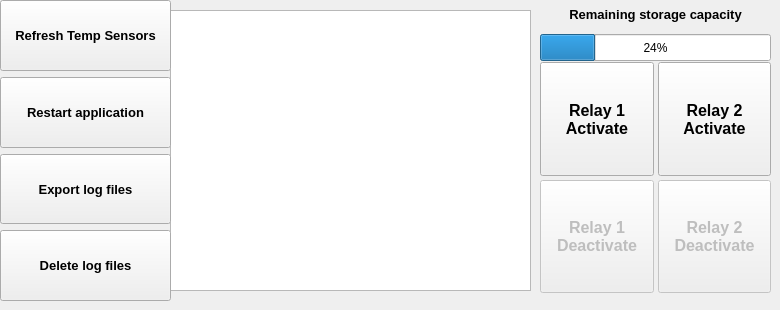
    <widget class="QWidget" name="child_configuration">
     <widget class="QWidget" name="layoutWidget">
      <property name="geometry">
       <rect>
        <x>540</x>
        <y>62</y>
        <width>231</width>
        <height>231</height>
       </rect>
      </property>
      <layout class="QGridLayout" name="layout_relayoverride">
       <property name="sizeConstraint">
        <enum>QLayout::SetDefaultConstraint</enum>
       </property>
       <property name="spacing">
        <number>4</number>
       </property>
       <item row="0" column="0">
        <widget class="QPushButton" name="cfg_btn_relay01_on">
         <property name="sizePolicy">
          <sizepolicy hsizetype="Expanding" vsizetype="Expanding">
           <horstretch>0</horstretch>
           <verstretch>0</verstretch>
          </sizepolicy>
         </property>
         <property name="font">
          <font>
           <pointsize>12</pointsize>
           <weight>75</weight>
           <bold>true</bold>
          </font>
         </property>
         <property name="styleSheet">
          <string notr="true"/>
         </property>
         <property name="text">
          <string>Relay 1
Activate</string>
         </property>
         <property name="iconSize">
          <size>
           <width>14</width>
           <height>14</height>
          </size>
         </property>
        </widget>
       </item>
       <item row="0" column="1">
        <widget class="QPushButton" name="cfg_btn_relay02_on">
         <property name="sizePolicy">
          <sizepolicy hsizetype="Expanding" vsizetype="Expanding">
           <horstretch>0</horstretch>
           <verstretch>0</verstretch>
          </sizepolicy>
         </property>
         <property name="font">
          <font>
           <pointsize>12</pointsize>
           <weight>75</weight>
           <bold>true</bold>
          </font>
         </property>
         <property name="styleSheet">
          <string notr="true"/>
         </property>
         <property name="text">
          <string>Relay 2
Activate</string>
         </property>
        </widget>
       </item>
       <item row="1" column="0">
        <widget class="QPushButton" name="cfg_btn_relay01_off">
         <property name="enabled">
          <bool>false</bool>
         </property>
         <property name="sizePolicy">
          <sizepolicy hsizetype="Expanding" vsizetype="Expanding">
           <horstretch>0</horstretch>
           <verstretch>0</verstretch>
          </sizepolicy>
         </property>
         <property name="font">
          <font>
           <pointsize>12</pointsize>
           <weight>75</weight>
           <bold>true</bold>
          </font>
         </property>
         <property name="styleSheet">
          <string notr="true"/>
         </property>
         <property name="text">
          <string>Relay 1
Deactivate</string>
         </property>
        </widget>
       </item>
       <item row="1" column="1">
        <widget class="QPushButton" name="cfg_btn_relay02_off">
         <property name="enabled">
          <bool>false</bool>
         </property>
         <property name="sizePolicy">
          <sizepolicy hsizetype="Expanding" vsizetype="Expanding">
           <horstretch>0</horstretch>
           <verstretch>0</verstretch>
          </sizepolicy>
         </property>
         <property name="font">
          <font>
           <pointsize>12</pointsize>
           <weight>75</weight>
           <bold>true</bold>
          </font>
         </property>
         <property name="styleSheet">
          <string notr="true"/>
         </property>
         <property name="text">
          <string>Relay 2
Deactivate</string>
         </property>
        </widget>
       </item>
      </layout>
     </widget>
     <widget class="QListWidget" name="cfg_listbox_logoutput">
      <property name="geometry">
       <rect>
        <x>170</x>
        <y>10</y>
        <width>361</width>
        <height>281</height>
       </rect>
      </property>
      <property name="font">
       <font>
        <family>Ubuntu</family>
        <pointsize>10</pointsize>
        <weight>50</weight>
        <italic>false</italic>
        <bold>false</bold>
       </font>
      </property>
      <property name="layoutDirection">
       <enum>Qt::LeftToRight</enum>
      </property>
      <property name="verticalScrollBarPolicy">
       <enum>Qt::ScrollBarAlwaysOff</enum>
      </property>
      <property name="horizontalScrollBarPolicy">
       <enum>Qt::ScrollBarAlwaysOff</enum>
      </property>
      <property name="flow">
       <enum>QListView::TopToBottom</enum>
      </property>
      <property name="sortingEnabled">
       <bool>true</bool>
      </property>
     </widget>
     <widget class="QWidget" name="verticalLayoutWidget_4">
      <property name="geometry">
       <rect>
        <x>0</x>
        <y>0</y>
        <width>171</width>
        <height>301</height>
       </rect>
      </property>
      <layout class="QVBoxLayout" name="layout_sysbuttons">
       <item>
        <widget class="QPushButton" name="cfg_btn_temprefresh">
         <property name="sizePolicy">
          <sizepolicy hsizetype="Expanding" vsizetype="Expanding">
           <horstretch>0</horstretch>
           <verstretch>0</verstretch>
          </sizepolicy>
         </property>
         <property name="font">
          <font>
           <family>Ubuntu</family>
           <pointsize>10</pointsize>
           <weight>75</weight>
           <bold>true</bold>
          </font>
         </property>
         <property name="text">
          <string>Refresh Temp Sensors</string>
         </property>
        </widget>
       </item>
       <item>
        <widget class="QPushButton" name="cfg_btn_restartapp">
         <property name="sizePolicy">
          <sizepolicy hsizetype="Expanding" vsizetype="Expanding">
           <horstretch>0</horstretch>
           <verstretch>0</verstretch>
          </sizepolicy>
         </property>
         <property name="font">
          <font>
           <family>Ubuntu</family>
           <pointsize>10</pointsize>
           <weight>75</weight>
           <bold>true</bold>
          </font>
         </property>
         <property name="text">
          <string>Restart application</string>
         </property>
        </widget>
       </item>
       <item>
        <widget class="QPushButton" name="cfg_btn_exportlogs">
         <property name="sizePolicy">
          <sizepolicy hsizetype="Expanding" vsizetype="Expanding">
           <horstretch>0</horstretch>
           <verstretch>0</verstretch>
          </sizepolicy>
         </property>
         <property name="font">
          <font>
           <family>Ubuntu</family>
           <pointsize>10</pointsize>
           <weight>75</weight>
           <bold>true</bold>
          </font>
         </property>
         <property name="text">
          <string>Export log files</string>
         </property>
        </widget>
       </item>
       <item>
        <widget class="QPushButton" name="cfg_btn_deletelogs">
         <property name="sizePolicy">
          <sizepolicy hsizetype="Expanding" vsizetype="Expanding">
           <horstretch>0</horstretch>
           <verstretch>0</verstretch>
          </sizepolicy>
         </property>
         <property name="font">
          <font>
           <family>Ubuntu</family>
           <pointsize>10</pointsize>
           <weight>75</weight>
           <bold>true</bold>
          </font>
         </property>
         <property name="text">
          <string>Delete log files</string>
         </property>
        </widget>
       </item>
      </layout>
     </widget>
     <widget class="QWidget" name="verticalLayoutWidget_5">
      <property name="geometry">
       <rect>
        <x>540</x>
        <y>0</y>
        <width>231</width>
        <height>61</height>
       </rect>
      </property>
      <layout class="QVBoxLayout" name="layout_storage">
       <item>
        <widget class="QLabel" name="cfg_lbl_storage">
         <property name="sizePolicy">
          <sizepolicy hsizetype="Expanding" vsizetype="Expanding">
           <horstretch>0</horstretch>
           <verstretch>0</verstretch>
          </sizepolicy>
         </property>
         <property name="font">
          <font>
           <family>Ubuntu</family>
           <pointsize>10</pointsize>
           <weight>75</weight>
           <bold>true</bold>
          </font>
         </property>
         <property name="layoutDirection">
          <enum>Qt::LeftToRight</enum>
         </property>
         <property name="text">
          <string>Remaining storage capacity</string>
         </property>
         <property name="alignment">
          <set>Qt::AlignCenter</set>
         </property>
        </widget>
       </item>
       <item>
        <widget class="QProgressBar" name="cfg_progressbar_storage">
         <property name="sizePolicy">
          <sizepolicy hsizetype="Expanding" vsizetype="Expanding">
           <horstretch>0</horstretch>
           <verstretch>0</verstretch>
          </sizepolicy>
         </property>
         <property name="value">
          <number>24</number>
         </property>
        </widget>
       </item>
      </layout>
     </widget>
    </widget>
